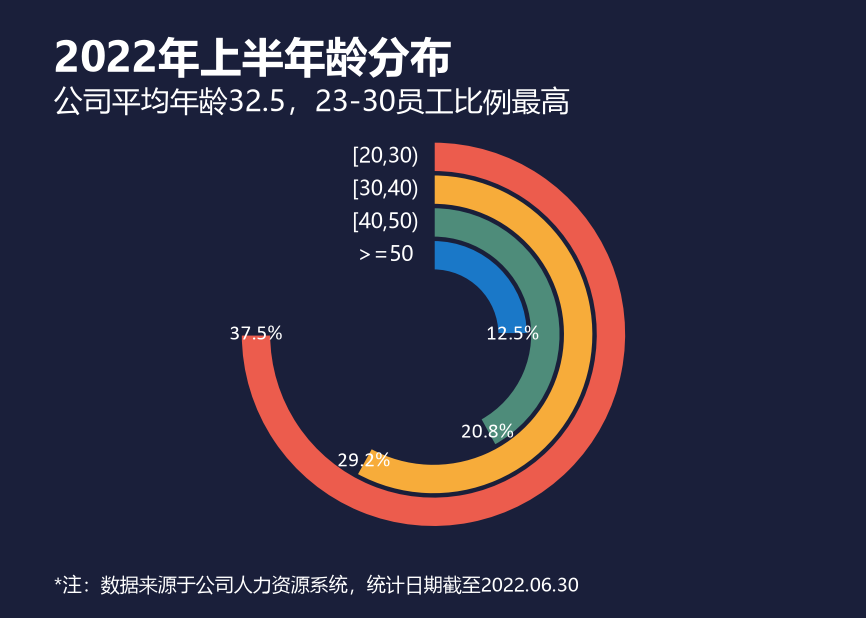

The Python source for this figure:
# -*- coding: utf-8 -*-
"""玉玦图：多层带缺口环形图（年龄分布）"""
import matplotlib
matplotlib.use('Agg')
import matplotlib.pyplot as plt
from matplotlib.font_manager import FontProperties
from matplotlib.patches import Wedge
import numpy as np

plt.rcParams['font.sans-serif'] = ['SimHei', 'Microsoft YaHei']
plt.rcParams['axes.unicode_minus'] = False

f_title  = FontProperties(family='Microsoft YaHei', size=20, weight='bold')
f_sub    = FontProperties(family='Microsoft YaHei', size=14, weight='normal')
f_dlabel = FontProperties(family='Calibri', size=10)
f_legend = FontProperties(family='Microsoft YaHei', size=10)
f_note   = FontProperties(family='Microsoft YaHei', size=9)

bg_color   = '#1A1F3A'
text_color = '#FFFFFF'

labels  = ['[20,30)', '[30,40)', '[40,50)', '>=50']
percents = [37.5, 29.2, 20.8, 12.5]
arc_pcts = [75, 58, 42, 25]
auxs     = [12.5, 20.8, 29.2, 37.5]
colors   = ['#EC5C4D', '#F7AC3A', '#4E8C7A', '#1A78C8']

fig_w = 14.68 / 2.54
fig_h = 10.47 / 2.54
fig = plt.figure(figsize=(fig_w, fig_h), facecolor=bg_color)
ax = fig.add_axes([0.12, 0.10, 0.76, 0.78])
ax.set_facecolor(bg_color)
ax.set_aspect('equal')
ax.axis('off')

cx, cy = 0, -0.1
R_out = 1.0
ring_w = 0.16
gap = 0.01

for i in range(len(labels)):
    r = R_out - i * (ring_w + gap)
    fill_span = arc_pcts[i] / 100.0 * 360.0
    start = 90.0

    w_fill = Wedge((cx, cy), r, start - fill_span, start, width=ring_w,
                   facecolor=colors[i], edgecolor=bg_color, linewidth=1.2, zorder=4)
    ax.add_patch(w_fill)

    end_theta = np.radians(start - fill_span)
    lx = cx + (r - ring_w / 2) * np.cos(end_theta)
    ly = cy + (r - ring_w / 2) * np.sin(end_theta)
    ax.text(lx, ly, f'{percents[i]}%', ha='center', va='center',
            fontproperties=f_dlabel, color=text_color, zorder=5)

    ax.text(cx - 0.25, cy + r - 0.08, labels[i], ha='center', va='center',
            fontproperties=f_legend, color=text_color, zorder=6)

ax.set_xlim(-1.25, 1.25)
ax.set_ylim(-1.25, 1.25)


fig.text(0.062, 0.94, '2022年上半年龄分布', ha='left', va='top',
         fontproperties=f_title, color=text_color)
fig.text(0.062, 0.86, '公司平均年龄32.5，23-30员工比例最高', ha='left', va='top',
         fontproperties=f_sub, color=text_color)
fig.text(0.062, 0.035, '*注：数据来源于公司人力资源系统，统计日期截至2022.06.30',
         ha='left', va='bottom', fontproperties=f_note, color=text_color)

plt.savefig('玉玦.png', facecolor=bg_color, dpi=150)
print('done')
